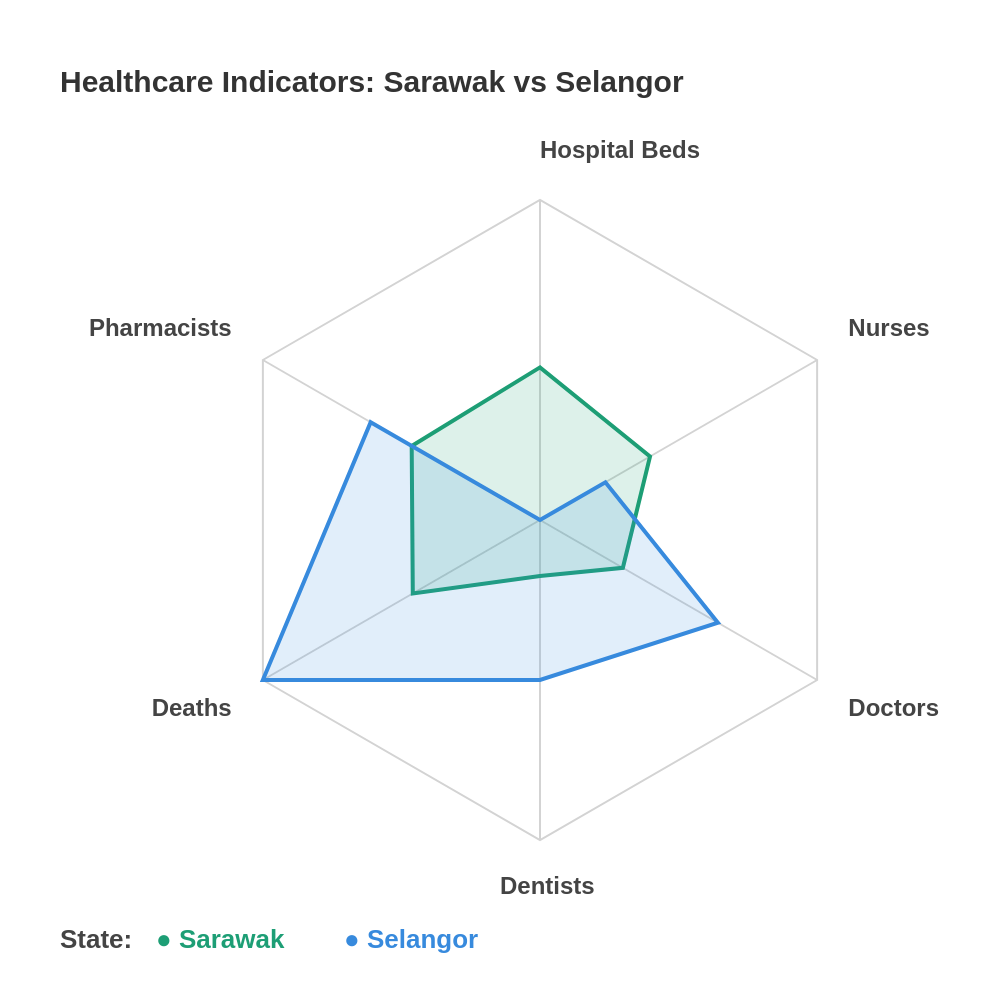

The specification (Vega-Lite) saved for this image:
### Vega specification from a JSON file in a GitHub repository (floating-point values rounded to 4 significant figures)
{"$schema": "https://vega.github.io/schema/vega/v5.json", "width": 500, "height": 500, "padding": {"top": 20, "left": 20, "right": 80, "bottom": 20}, "autosize": {"type": "none", "contains": "padding"}, "signals": [{"name": "radius", "update": "160"}, {"name": "cx", "update": "250"}, {"name": "cy", "update": "240"}], "data": [{"name": "table", "values": [{"key": "Pharmacists", "value": 0.463, "category": 0}, {"key": "Hospital Beds", "value": 0.477, "category": 0}, {"key": "Nurses", "value": 0.397, "category": 0}, {"key": "Doctors", "value": 0.299, "category": 0}, {"key": "Dentists", "value": 0.175, "category": 0}, {"key": "Deaths", "value": 0.459, "category": 0}, {"key": "Pharmacists", "value": 0.611, "category": 1}, {"key": "Hospital Beds", "value": 0.0, "category": 1}, {"key": "Nurses", "value": 0.236, "category": 1}, {"key": "Doctors", "value": 0.642, "category": 1}, {"key": "Dentists", "value": 0.5, "category": 1}, {"key": "Deaths", "value": 1.0, "category": 1}]}, {"name": "keys", "source": "table", "transform": [{"type": "aggregate", "groupby": ["key"]}]}], "scales": [{"name": "angular", "type": "point", "range": {"signal": "[-PI, PI]"}, "padding": 0.5, "domain": {"data": "table", "field": "key"}}, {"name": "radial", "type": "linear", "range": {"signal": "[0, radius]"}, "zero": true, "nice": false, "domain": [0, 1], "domainMin": 0}, {"name": "color", "type": "ordinal", "domain": [0, 1], "range": ["#1D9E75", "#378ADD"]}], "encode": {"enter": {"x": {"value": 0}, "y": {"value": 0}}}, "marks": [{"type": "text", "encode": {"enter": {"x": {"value": 10}, "y": {"value": 14}, "text": {"value": "Healthcare Indicators: Sarawak vs Selangor"}, "align": {"value": "left"}, "baseline": {"value": "top"}, "fill": {"value": "#333333"}, "fontSize": {"value": 15}, "fontWeight": {"value": "bold"}}}}, {"type": "group", "name": "categories", "zindex": 1, "encode": {"enter": {"x": {"signal": "cx"}, "y": {"signal": "cy"}}}, "from": {"facet": {"data": "table", "name": "facet", "groupby": ["category"]}}, "marks": [{"type": "line", "name": "category-line", "from": {"data": "facet"}, "encode": {"enter": {"interpolate": {"value": "linear-closed"}, "x": {"signal": "scale('radial', datum.value) * cos(scale('angular', datum.key))"}, "y": {"signal": "scale('radial', datum.value) * sin(scale('angular', datum.key))"}, "stroke": {"scale": "color", "field": "category"}, "strokeWidth": {"value": 2}, "fill": {"scale": "color", "field": "category"}, "fillOpacity": {"value": 0.15}}}}]}, {"type": "rule", "name": "radial-grid", "from": {"data": "keys"}, "zindex": 0, "encode": {"enter": {"x": {"signal": "cx"}, "y": {"signal": "cy"}, "x2": {"signal": "cx + radius * cos(scale('angular', datum.key))"}, "y2": {"signal": "cy + radius * sin(scale('angular', datum.key))"}, "stroke": {"value": "lightgray"}, "strokeWidth": {"value": 1}}}}, {"type": "text", "name": "key-label", "from": {"data": "keys"}, "zindex": 1, "encode": {"enter": {"x": {"signal": "datum.key === 'Dentists' ? cx + (radius + 18) * cos(scale('angular', datum.key)) - 20 : cx + (radius + 18) * cos(scale('angular', datum.key))"}, "y": {"signal": "cy + (radius + 18) * sin(scale('angular', datum.key))"}, "text": {"field": "key"}, "align": [{"test": "abs(scale('angular', datum.key)) > PI / 2", "value": "right"}, {"value": "left"}], "baseline": [{"test": "scale('angular', datum.key) > 0", "value": "top"}, {"test": "scale('angular', datum.key) == 0", "value": "middle"}, {"value": "bottom"}], "fill": {"value": "#444444"}, "fontSize": {"value": 12}, "fontWeight": {"value": "bold"}}}}, {"type": "line", "name": "outer-line", "from": {"data": "radial-grid"}, "encode": {"enter": {"interpolate": {"value": "linear-closed"}, "x": {"field": "x2"}, "y": {"field": "y2"}, "stroke": {"value": "lightgray"}, "strokeWidth": {"value": 1}}}}, {"type": "text", "encode": {"enter": {"x": {"value": 10}, "y": {"signal": "cy + radius + 44"}, "text": {"value": "State:"}, "fill": {"value": "#444444"}, "fontSize": {"value": 13}, "fontWeight": {"value": "bold"}, "align": {"value": "left"}, "baseline": {"value": "top"}}}}, {"type": "text", "encode": {"enter": {"x": {"value": 58}, "y": {"signal": "cy + radius + 44"}, "text": {"value": "● Sarawak"}, "fill": {"value": "#1D9E75"}, "fontSize": {"value": 13}, "fontWeight": {"value": "bold"}, "align": {"value": "left"}, "baseline": {"value": "top"}}}}, {"type": "text", "encode": {"enter": {"x": {"value": 152}, "y": {"signal": "cy + radius + 44"}, "text": {"value": "● Selangor"}, "fill": {"value": "#378ADD"}, "fontSize": {"value": 13}, "fontWeight": {"value": "bold"}, "align": {"value": "left"}, "baseline": {"value": "top"}}}}]}
